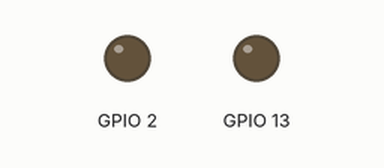
Recording of a sketch running on a simulated ESP8266 (NodeMCU). Shown: output pins drawn as LEDs (lit = HIGH). WiFi joins after 1.5 s; servers stay silent unless stated; what the sketch prints to the serial monitor is not drawn.

Above: at 0.1 s.
At 1.6 s:
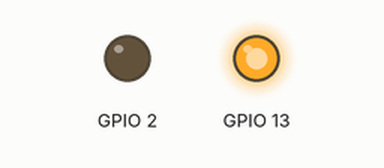
At 2.6 s:
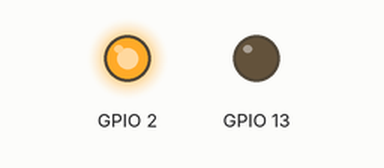
Timing chart, 0 to 4.1 s (numbered marks = the images above):
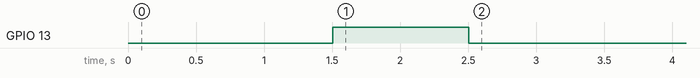

The sketch:

giroflex_firebase.ino
```cpp
// criado por Luis Leao - 2016-10-08
// utiliza o WioNode (ESP8266) conectado a um módulo de relé que aciona um giroflex e é acionado por um Amazon Echo
// firebase no modo stream. A cada nova alteração ele recebe o dado atualizado e ativa/desativa o relé

#include <FirebaseArduino.h>
#include <ESP8266WiFi.h>


#define FIREBASE_HOST "echo-firebase.firebaseio.com"
#define FIREBASE_AUTH "ssbFuyPpddo5uIPpJozR7gYxznpB0BRcu5wENvvV"
#define WIFI_SSID "LeaoExpress"
#define WIFI_PASSWORD "internet"


void setup() {
  Serial.begin(9600);

  // connect to wifi.
  WiFi.begin(WIFI_SSID, WIFI_PASSWORD);
  Serial.print("connecting");
  while (WiFi.status() != WL_CONNECTED) {
    Serial.print(".");
    delay(500);
  }
  Serial.println();
  Serial.print("connected: ");
  Serial.println(WiFi.localIP());

  Firebase.begin(FIREBASE_HOST, FIREBASE_AUTH);
  Firebase.stream("/devices/siren");


  //apenas para indicar que o hardware iniciou e esta conectado a internet
  pinMode(13, OUTPUT);
  digitalWrite(13, HIGH);
  delay(1000);
  digitalWrite(13, LOW);

  //pino 2 utilizado em alguns casos para alimentar algum device
  pinMode(2, OUTPUT);
  digitalWrite(2, HIGH);
}

void loop() {

  if (Firebase.failed()) {
    Serial.println("streaming error");
    Serial.println(Firebase.error());
  }

  if (Firebase.available()) {
    FirebaseObject event = Firebase.readEvent();
    String eventType = event.getString("type");
    eventType.toLowerCase();

    Serial.print("event: ");
    Serial.println(eventType);
    if (eventType == "put") {
      String path = event.getString("path");
      bool data = event.getBool("data");

      Serial.print("data: ");
      Serial.print(event.getString("path"));
      Serial.print(" - ");
      Serial.println(data ? "TRUE" : "FALSE");

      digitalWrite(13, data == true ? HIGH : LOW);

    }
  }
}
```
